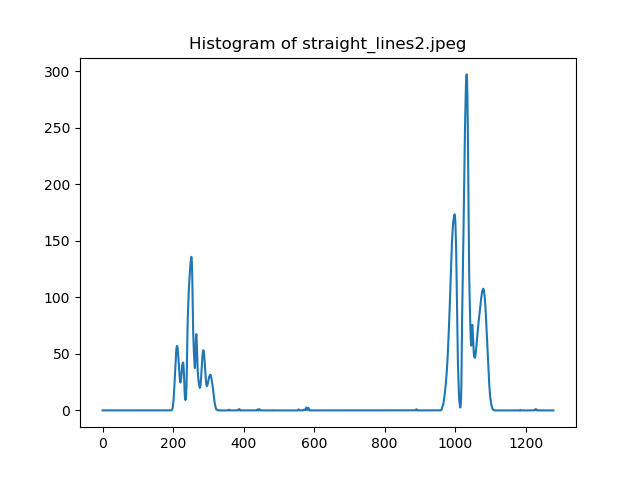
#> input picture my_code/histogram_of_straight_line2.png, 640 x 480 px
$ python -i my_gradient.py   (imports and definitions only)   (older library calls are emulated)
#> lines starting #> are read from the running program, lines starting #| are printed output that depends on the picture
#> further down, picture is the input picture: shape (480, 640, 3); mean B, G, R 250.6, 249.7, 248.4
import numpy as np
import cv2
import matplotlib.pyplot as plt
import matplotlib.image as mpimg

def abs_sobel_thresh(image, orient='x', sobel_kernel=3, sobel_thresh=(0, 255)):
    # Calculate directional gradient
    # 1) Convert to grayscale
#> called with orient = 'x', sobel_kernel = 3, sobel_thresh = (0, 255)
    gray = cv2.cvtColor(image, cv2.COLOR_BGR2GRAY)
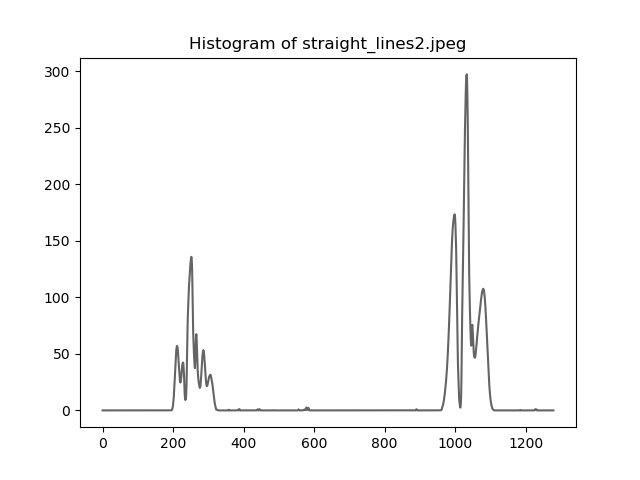
#> gray: shape (480, 640); min 0, max 255, mean 249.4

    # 2) Take the derivative in x or y given orient = 'x' or 'y'
    if orient == 'x':
        sobel = cv2.Sobel(gray, cv2.CV_64F, 1, 0, ksize=sobel_kernel)
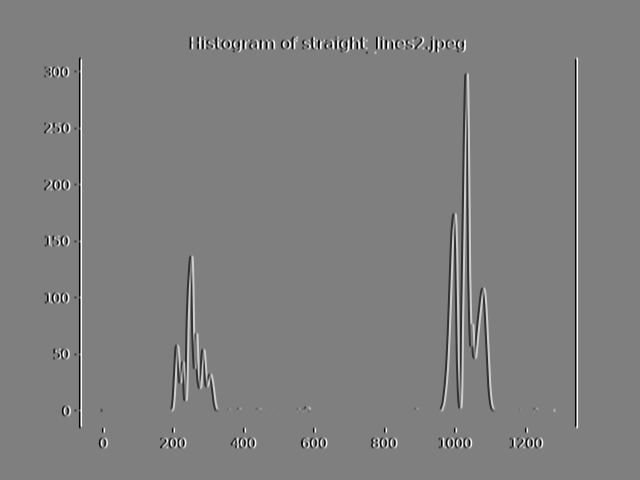
#> sobel: shape (480, 640) float64; min -1020, max 1020, mean 0; drawn with min black and max white
    elif orient == 'y':
        sobel = cv2.Sobel(gray, cv2.CV_64F, 0, 1, ksize=sobel_kernel)

    # 3) Take the absolute value of the derivative or gradient
    abs_sobel = np.absolute(sobel)
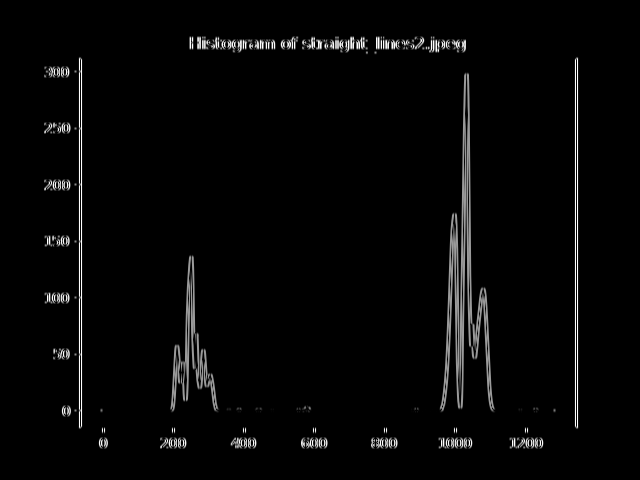
#> abs_sobel: shape (480, 640) float64; min 0, max 1020, mean 24.9; drawn with min black and max white

    # 4) Scale to 8-bit (0 - 255) then convert to type = np.uint8
    scaled_sobel = np.uint8(255*abs_sobel/np.max(abs_sobel))

    # Apply threshold
    # 5) Create a mask of 1's where the scaled gradient magnitude
            # is > thresh_min and < thresh_max
    grad_binary = np.zeros_like(scaled_sobel)
    grad_binary[(scaled_sobel >= sobel_thresh[0]) & (scaled_sobel <= sobel_thresh[1])] = 1

    return grad_binary

# [44 lines left out: functions mag_thresh, dir_threshold, not called in this run]

>>> import cv2
>>> picture = cv2.imread('histogram_of_straight_line2.png')
>>> result = abs_sobel_thresh(picture)
#> result: shape (480, 640); every value is 1

$ run again, on my_code/my_box_lane_fitting.png
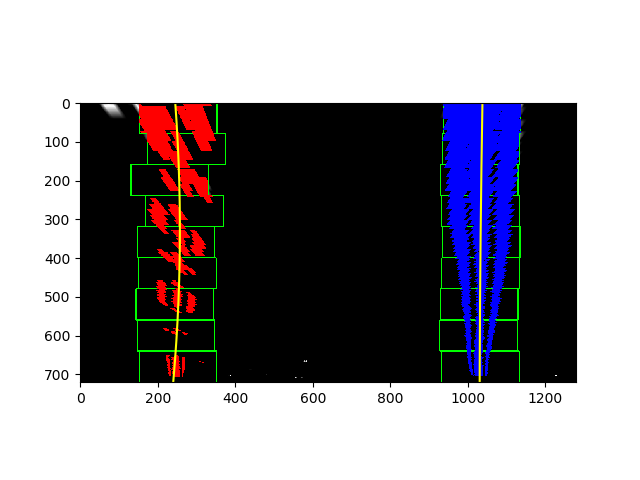
#> input picture my_code/my_box_lane_fitting.png, 640 x 480 px
#> picture is the input picture: shape (480, 640, 3); mean B, G, R 148.2, 141.3, 144.2
#> in abs_sobel_thresh, `sobel = cv2.Sobel(gray, cv2.CV_64F, 1, 0, ksize=sobel_kernel)`:
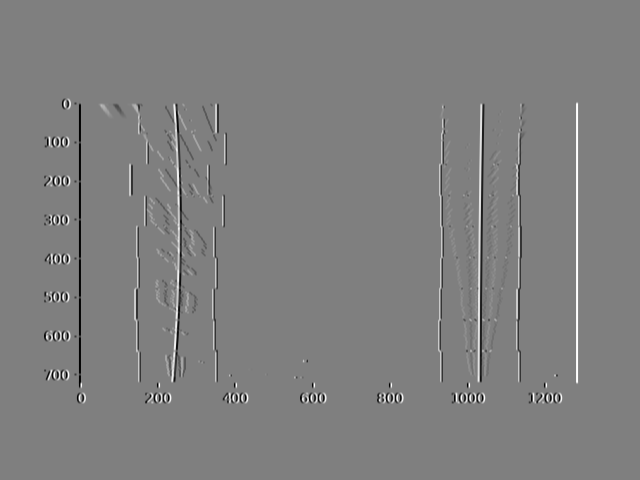
#> sobel: shape (480, 640) float64; min -1020, max 1020, mean 0; drawn with min black and max white
#> in abs_sobel_thresh, `abs_sobel = np.absolute(sobel)`:
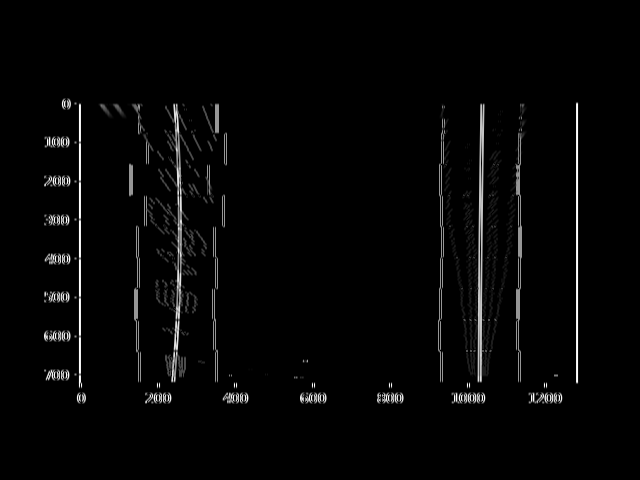
#> abs_sobel: shape (480, 640) float64; min 0, max 1020, mean 21.9; drawn with min black and max white
#> result: shape (480, 640); every value is 1

$ run again, on my_code/my_gradient_steps.png
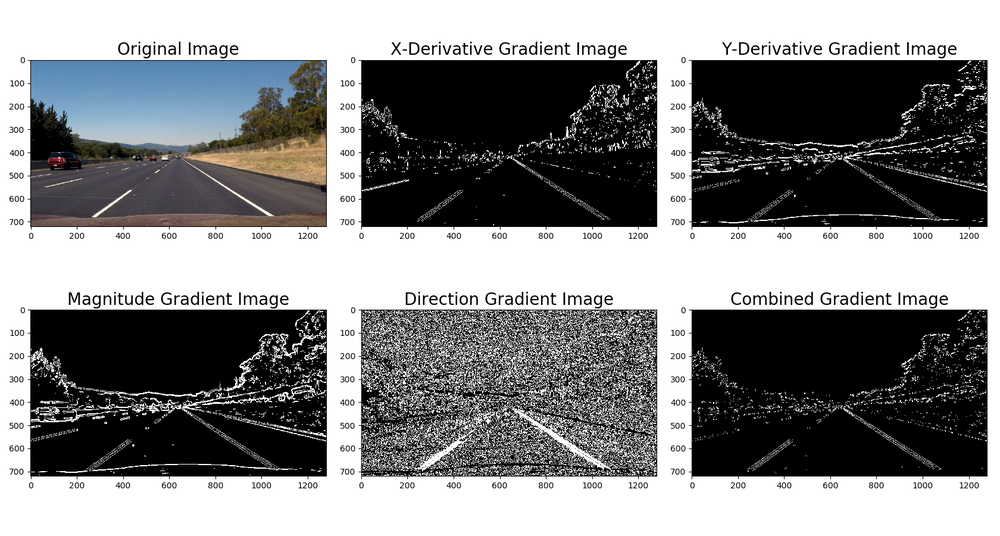
#> input picture my_code/my_gradient_steps.png, 1000 x 536 px, shrunk from 1680 x 900 before the run
#> picture is the input picture: shape (536, 1000, 3); mean B, G, R 135.7, 135.1, 134.3
#> in abs_sobel_thresh, `sobel = cv2.Sobel(gray, cv2.CV_64F, 1, 0, ksize=sobel_kernel)`:
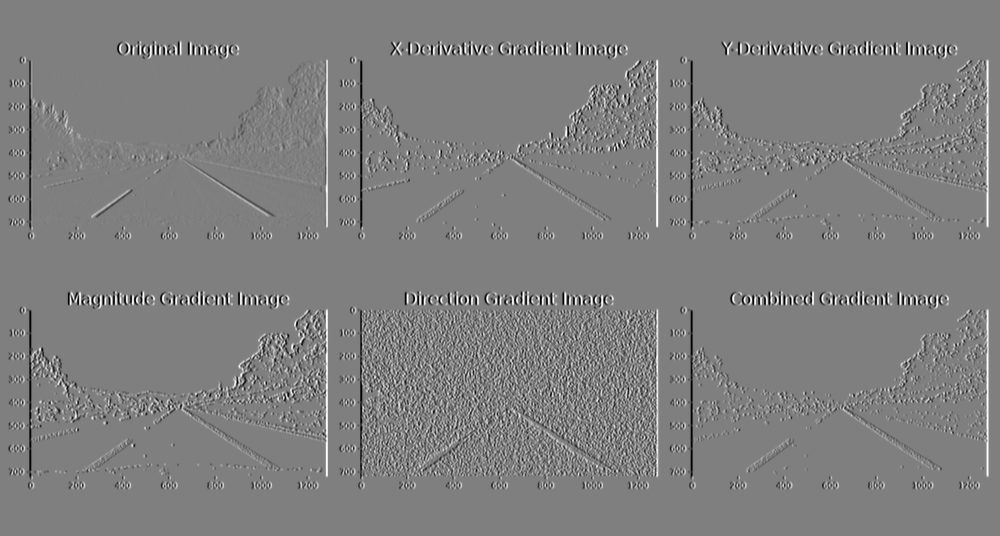
#> sobel: shape (536, 1000) float64; min -1020, max 1020, mean 0; drawn with min black and max white
#> in abs_sobel_thresh, `abs_sobel = np.absolute(sobel)`:
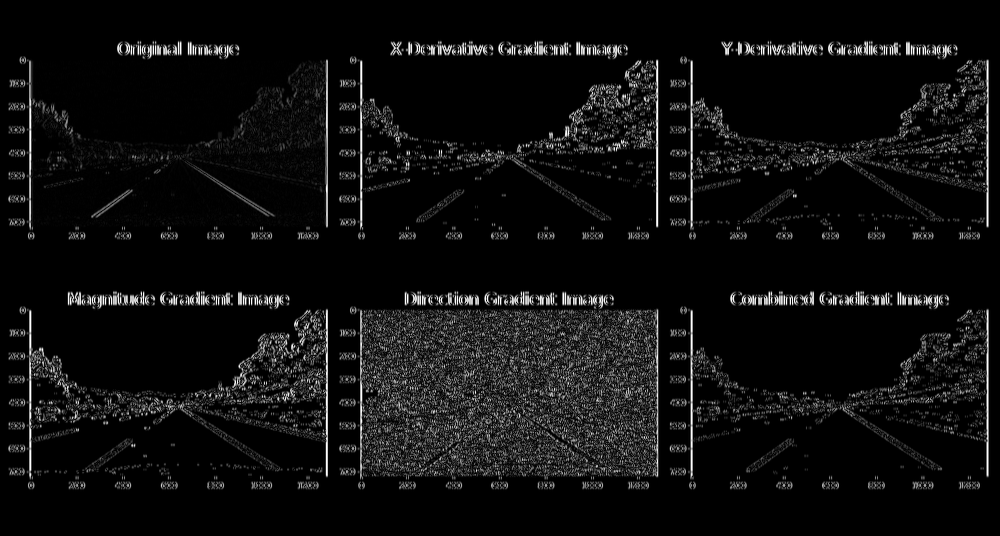
#> abs_sobel: shape (536, 1000) float64; min 0, max 1020, mean 60.9; drawn with min black and max white
#> result: shape (536, 1000); every value is 1
